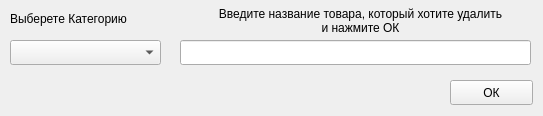
<?xml version="1.0" encoding="UTF-8"?>
<ui version="4.0">
 <class>deleteelement</class>
 <widget class="QMainWindow" name="deleteelement">
  <property name="geometry">
   <rect>
    <x>0</x>
    <y>0</y>
    <width>543</width>
    <height>116</height>
   </rect>
  </property>
  <property name="sizePolicy">
   <sizepolicy hsizetype="Ignored" vsizetype="Ignored">
    <horstretch>0</horstretch>
    <verstretch>0</verstretch>
   </sizepolicy>
  </property>
  <property name="minimumSize">
   <size>
    <width>543</width>
    <height>116</height>
   </size>
  </property>
  <property name="maximumSize">
   <size>
    <width>543</width>
    <height>116</height>
   </size>
  </property>
  <property name="windowTitle">
   <string>Удаление Элемента</string>
  </property>
  <widget class="QWidget" name="centralwidget">
   <widget class="QLabel" name="label">
    <property name="geometry">
     <rect>
      <x>10</x>
      <y>10</y>
      <width>151</width>
      <height>17</height>
     </rect>
    </property>
    <property name="text">
     <string>Выберете Категорию</string>
    </property>
   </widget>
   <widget class="QLabel" name="label_2">
    <property name="geometry">
     <rect>
      <x>180</x>
      <y>0</y>
      <width>361</width>
      <height>41</height>
     </rect>
    </property>
    <property name="text">
     <string>Введите название товара, который хотите удалить
и нажмите ОК</string>
    </property>
    <property name="alignment">
     <set>Qt::AlignCenter</set>
    </property>
   </widget>
   <widget class="QComboBox" name="CategoryList">
    <property name="geometry">
     <rect>
      <x>10</x>
      <y>40</y>
      <width>151</width>
      <height>25</height>
     </rect>
    </property>
   </widget>
   <widget class="QLineEdit" name="lineEdit">
    <property name="geometry">
     <rect>
      <x>180</x>
      <y>40</y>
      <width>351</width>
      <height>25</height>
     </rect>
    </property>
   </widget>
   <widget class="QPushButton" name="pushButton">
    <property name="geometry">
     <rect>
      <x>450</x>
      <y>80</y>
      <width>83</width>
      <height>25</height>
     </rect>
    </property>
    <property name="text">
     <string>ОК</string>
    </property>
   </widget>
  </widget>
  <widget class="QMenuBar" name="menubar">
   <property name="geometry">
    <rect>
     <x>0</x>
     <y>0</y>
     <width>543</width>
     <height>22</height>
    </rect>
   </property>
  </widget>
 </widget>
 <resources/>
 <connections/>
</ui>
